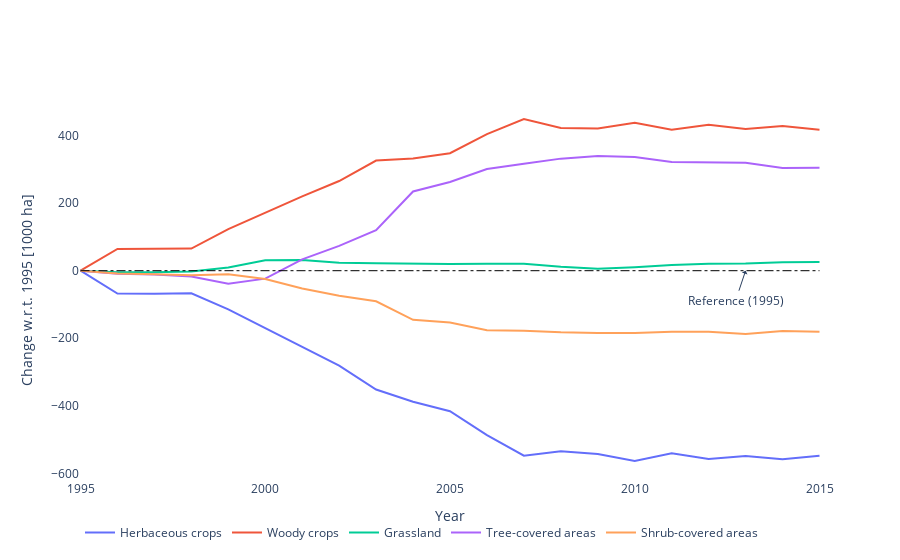

This figure's notebook cell:
### Code cell
COUNTRY = 'Chile'
plot_land_type_differentials_plotly(COUNTRY, 'CCI_LC', save_img=True)

### Figure 1 — Plotly figure (JSON) as saved in the notebook; plotly's stock layout.template omitted (floating-point values rounded to 4 significant figures)
{"data": [{"mode": "lines", "name": "Herbaceous crops", "type": "scatter", "x": [1995, 1996, 1997, 1998, 1999, 2000, 2001, 2002, 2003, 2004, 2005, 2006, 2007, 2008, 2009, 2010, 2011, 2012, 2013, 2014, 2015], "y": [0, -67.45, -68.14, -66.78, -114.4, -169.3, -225.3, -280.8, -351.6, -387.8, -415.6, -486.2, -547.4, -534.5, -542.2, -563.0, -540.1, -557.0, -548.0, -558.0, -547.5]}, {"mode": "lines", "name": "Woody crops", "type": "scatter", "x": [1995, 1996, 1997, 1998, 1999, 2000, 2001, 2002, 2003, 2004, 2005, 2006, 2007, 2008, 2009, 2010, 2011, 2012, 2013, 2014, 2015], "y": [0, 64.15, 64.7, 65.58, 123.2, 172.3, 219.9, 265.3, 325.8, 331.7, 347.6, 404.0, 448.8, 422.0, 420.6, 437.4, 417.1, 431.9, 419.1, 427.8, 416.9]}, {"mode": "lines", "name": "Grassland", "type": "scatter", "x": [1995, 1996, 1997, 1998, 1999, 2000, 2001, 2002, 2003, 2004, 2005, 2006, 2007, 2008, 2009, 2010, 2011, 2012, 2013, 2014, 2015], "y": [0, -4.831, -4.513, -2.305, 9.568, 30.73, 31.44, 23.52, 21.66, 20.05, 19.92, 20.87, 20.54, 11.69, 5.846, 10.53, 16.88, 20.66, 21.5, 25.08, 25.37]}, {"mode": "lines", "name": "Tree-covered areas", "type": "scatter", "x": [1995, 1996, 1997, 1998, 1999, 2000, 2001, 2002, 2003, 2004, 2005, 2006, 2007, 2008, 2009, 2010, 2011, 2012, 2013, 2014, 2015], "y": [0, -8.735, -11.58, -16.89, -38.64, -23.54, 33.65, 73.49, 119.6, 234.4, 262.5, 300.6, 316.6, 331.5, 339.4, 336.0, 321.3, 319.5, 319.6, 304.1, 304.2]}, {"mode": "lines", "name": "Shrub-covered areas", "type": "scatter", "x": [1995, 1996, 1997, 1998, 1999, 2000, 2001, 2002, 2003, 2004, 2005, 2006, 2007, 2008, 2009, 2010, 2011, 2012, 2013, 2014, 2015], "y": [0, -8.22, -10.54, -13.19, -10.85, -24.68, -52.77, -74.34, -90.69, -145.4, -153.3, -175.9, -177.7, -182.5, -184.2, -184.7, -180.9, -180.4, -187.3, -178.6, -180.4]}], "layout": {"annotations": [{"align": "center", "arrowhead": 1, "arrowsize": 1, "arrowwidth": 1, "ax": -10, "ay": 30, "showarrow": true, "text": "Reference (1995)", "x": 2013, "xref": "x", "y": 0, "yref": "y"}], "legend": {"orientation": "h"}, "paper_bgcolor": "rgba(0,0,0,0)", "plot_bgcolor": "rgba(0,0,0,0)", "shapes": [{"line": {"color": "Black", "dash": "dashdot", "width": 1}, "type": "line", "x0": 1995, "x1": 2015, "y0": 0, "y1": 0}], "xaxis": {"title": {"text": "Year"}}, "yaxis": {"title": {"text": "Change w.r.t. 1995 [1000 ha]"}}}}
